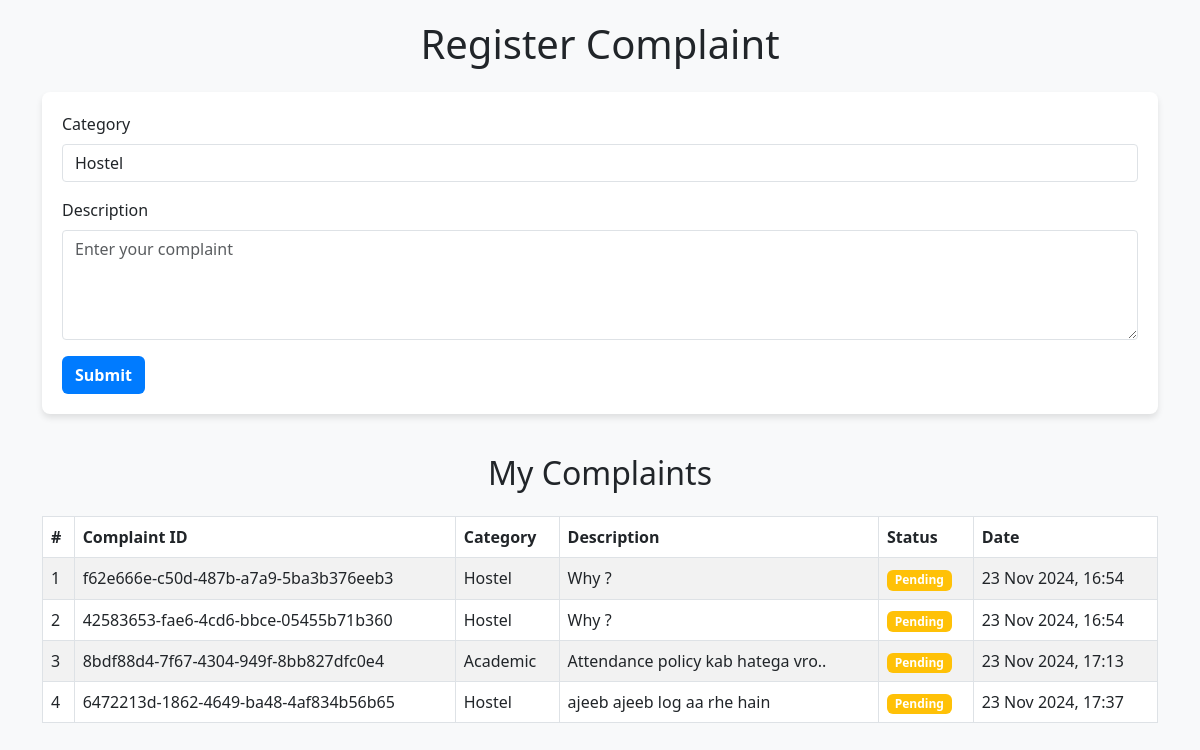
The app's page /student/ (signed in), older data.
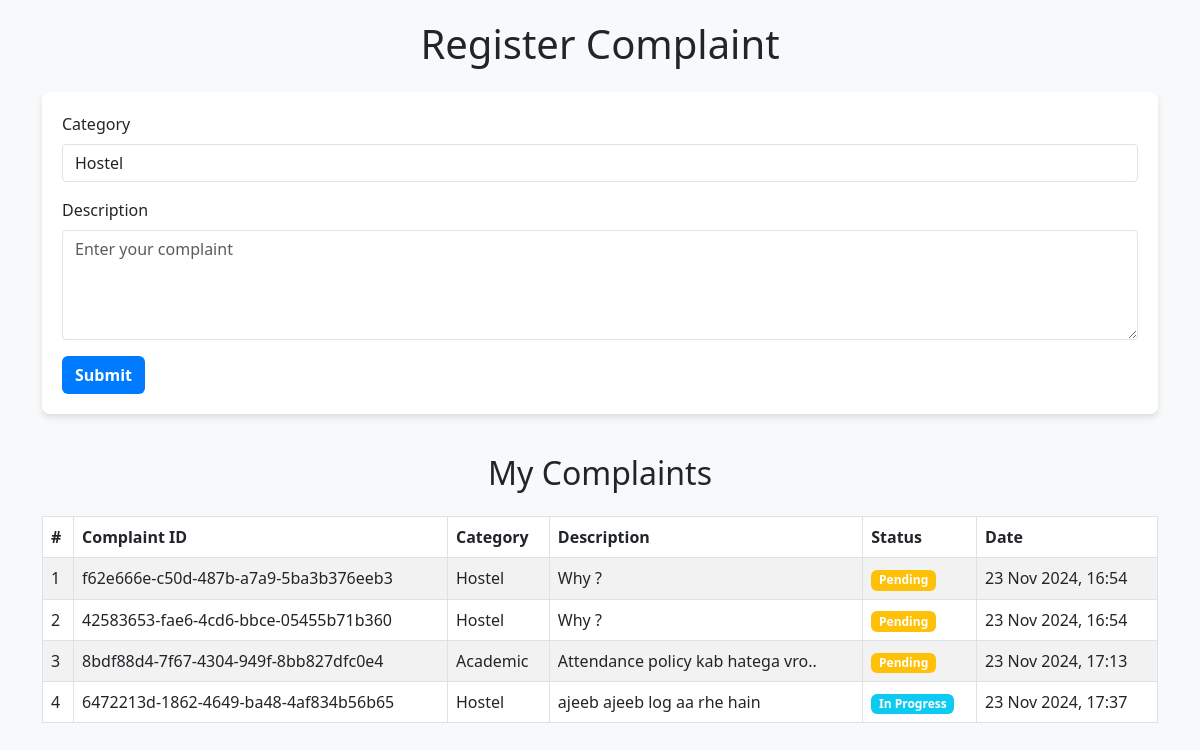
The same page, newer data.
### home/models.py (models this page shows, shortened)
class Feedback(models.Model):
    complaint_id = models.UUIDField(primary_key=True, default=uuid.uuid4, editable=False)
    user = models.ForeignKey(User, on_delete=models.CASCADE)  # The complainant
    category = models.CharField(max_length=100)
    description = models.TextField()
    status = models.CharField(max_length=20, default='Pending')  # Pending, In Progress, Resolved
    admin_in_charge = models.CharField(max_length=100, null=True, blank=True)  # Optional field for admin tracking
    remarks = models.TextField(null=True, blank=True)  # Internal remarks
    timestamp = models.DateTimeField(auto_now_add=True)  # Automatically set at creation

### home/views.py (the view, shortened to what this page needs)
# urls.py: path('student/', views.student, name='student'),  # Protected student page
@login_required(login_url='login')  # Require login to access this view
def student(request):
    complaints = Feedback.objects.filter(user=request.user).order_by('timestamp')
    return render(request, 'student.html', {'complaints': complaints})

### templates/student.html (shortened to what this page needs)
{% load static %}
<!DOCTYPE html>
<html lang="en">
<head>
  <link rel="stylesheet" href="https://cdnjs.cloudflare.com/ajax/libs/bootstrap/5.3.0/css/bootstrap.min.css">
</head>
<body>
  <div class="container">
    <h1 class="text-center mb-4">Register Complaint</h1>
    <form method="POST">
      <div class="mb-3">
        <label for="category" class="form-label">Category</label>
        <select name="category" id="category" class="form-control" required>
          <option selected>Hostel</option>
        </select>
      </div>
      <div class="mb-3">
        <label for="description" class="form-label">Description</label>
        <textarea name="description" class="form-control" id="description" rows="4" placeholder="Enter your complaint" required></textarea>
      </div>
      <button type="submit" class="btn btn-submit btn-block">Submit</button>
    </form>
    <div class="table-container">
      <h2 class="text-center mb-4">My Complaints</h2>
      <div class="table-responsive">
        <table class="table table-striped table-bordered">
          <thead class="thead-dark">
            <tr>
              <th>#</th>
              <th>Complaint ID</th>
              <th>Category</th>
              <th>Description</th>
              <th>Status</th>
              <th>Date</th>
            </tr>
          </thead>
          <tbody>
            {% for complaint in complaints %}
            <tr>
              <td>{{ forloop.counter }}</td>
              <td>{{ complaint.complaint_id }}</td>
              <td>{{ complaint.category }}</td>
              <td>{{ complaint.description }}</td>
              <td>
                <span class="badge
                  {% if complaint.status == 'Pending' %} bg-warning
                  {% elif complaint.status == 'In Progress' %} bg-info
                  {% else %} bg-success
                  {% endif %}">
                  {{ complaint.status }}
                </span>
              </td>
              <td>{{ complaint.timestamp|date:"d M Y, H:i" }}</td>
            </tr>
            {% empty %}
            <tr>
              <td colspan="6" class="text-center">No complaints registered yet.</td>
            </tr>
            {% endfor %}
          </tbody>
        </table>
      </div>
    </div>
  </div>
</body>
</html>

Row changes from the older to the newer data that the page shows:
changed Feedback "6472213d-1862-4649-ba48-4af834b56b65": status "Pending" → "In Progress"
